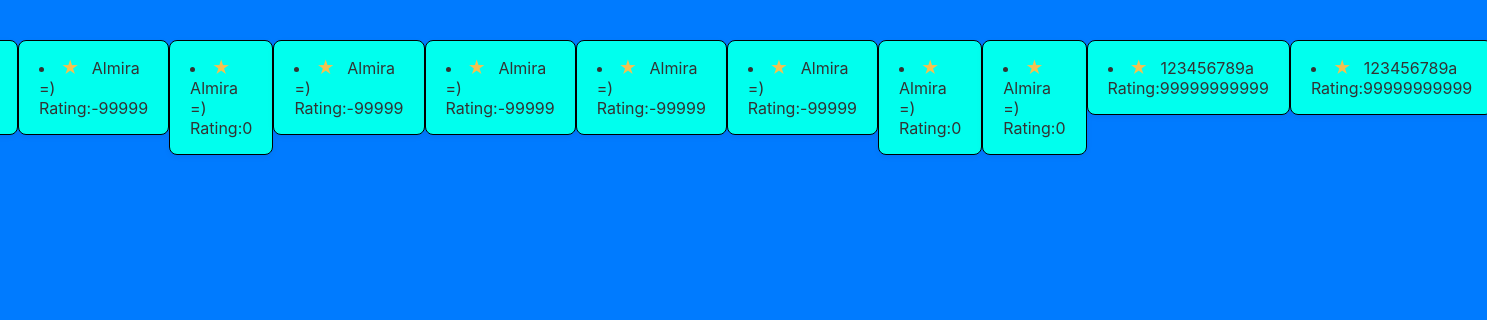
The app's page /list-reviews with its own data.
### reviwes/models.py (models this page shows)
class Reviewtable(models.Model):
    username = models.CharField(max_length=100)
    review_text = models.CharField(max_length=1000)
    rating = models.IntegerField()

### reviwes/views.py (the view)
# urls.py: path("list-reviews", views.ListReviews.as_view()),
class ListReviews(ListView):
    template_name ="reviwes/listreviews.html"
    model = Reviewtable
    context_object_name = "reviews"

### reviwes/templates/reviwes/listreviews.html (shortened to what this page needs)
<!DOCTYPE html>
{% load static %}
<html>
    <head>
        <link rel="stylesheet" href="">
        <link rel="stylesheet" href="{% static 'reviwes/listreviews.css' %}">
    </head>
    <body>
        {% for item in reviews %}
            <li> {{ item.username }} Rating:{{ item.rating }}
        {% endfor %}
    </body>
</html>

### reviwes/static/reviwes/listreviews.css (style rules this page uses)
* { margin: 0; padding: 0; box-sizing: border-box; font-family: "Inter", "Segoe UI", Roboto, sans-serif; }
body { background-color: #007bff; color: #333; display: flex; justify-content: center; align-items: flex-start; min-height: 100vh; padding: 40px 20px; }
li { background-color: #00ffee; border: 1px solid #000000; border-radius: 8px; padding: 16px 20px; margin-bottom: 12px; width: 100%; max-width: 600px; box-shadow: 0 2px 6px rgba(0, 0, 0, 0.05); transition: transform 0.15s ease, box-shadow 0.15s ease; }
li::before { content: "★"; color: #f4c150; margin-right: 8px; font-size: 1.1em; }

### records on screen
Reviewtable: username "Almira =)", rating "-99999"
Reviewtable: username "Almira =)", rating "0"
Reviewtable: username "Almira =)", rating "-99999"
Reviewtable: username "Almira =)", rating "-99999"
Reviewtable: username "Almira =)", rating "-99999"
Reviewtable: username "Almira =)", rating "-99999"
Reviewtable: username "Almira =)", rating "0"
Reviewtable: username "Almira =)", rating "0"
Reviewtable: username "123456789a", rating "99999999999"
Reviewtable: username "123456789a", rating "99999999999"
